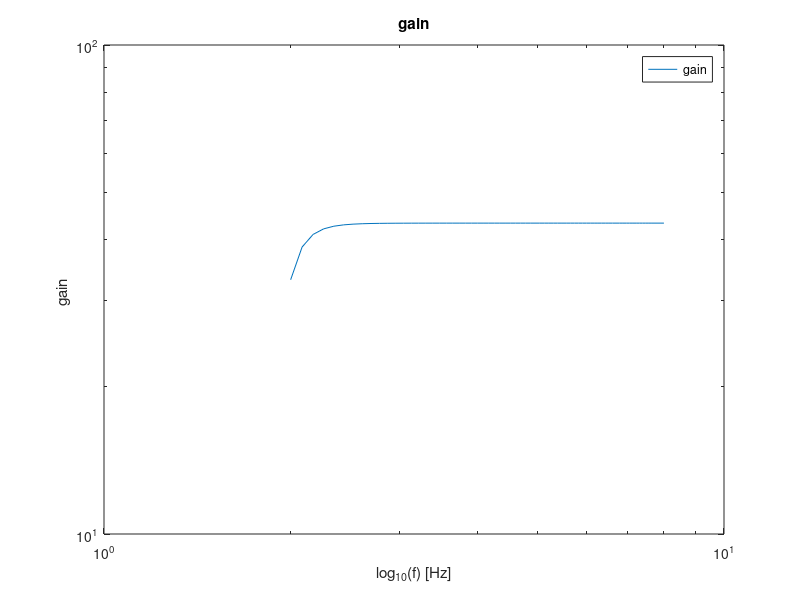
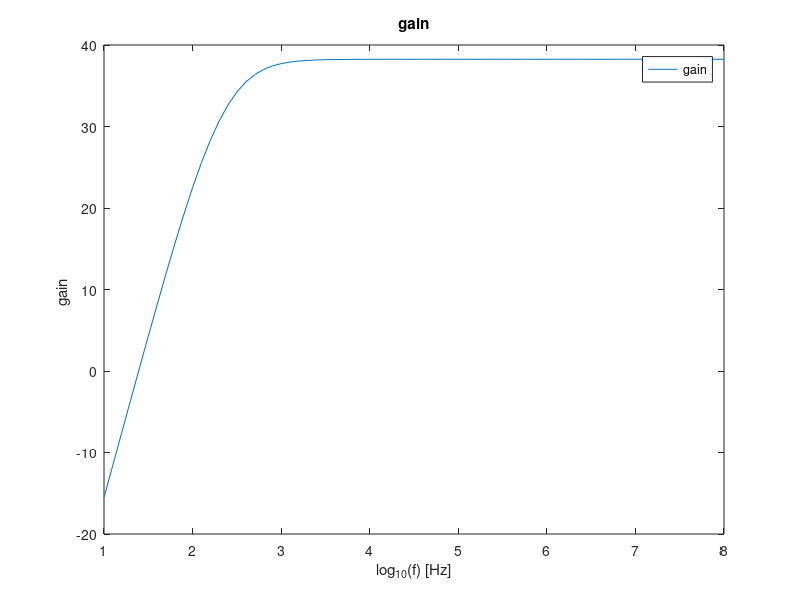

Write the MATLAB code that produced these figures, in order.
%% gain stage

VT=25e-3;
BFN=178.7;
VAFN=69.7;
RE1=300;  %-------------
RC1=1000; %-------------
RB1=80000; %-------------
RB2=20000; %-------------
C = 80e-6; %-------------
VBEON=0.7;
VCC=12;
RS=100;

RB=1/(1/RB1+1/RB2);  % thevenin resistance
VEQ=RB2/(RB1+RB2)*VCC; % thevenin voltage
IB1=(VEQ-VBEON)/(RB+(1+BFN)*RE1);  % current through the base of the first transistor
IC1=BFN*IB1; % current through the collector of the first transistor
IE1=(1+BFN)*IB1;  % current through the emmitor of the first transistor
VE1=RE1*IE1;  % voltage drop in the resistence near the emmitor of the first transistor
VO1=VCC-RC1*IC1;  %output voltage of the gain stage
VCE=VO1-VE1;  % voltage drop of the transistor
%VEB = VEQ-VE1;
VEB = VBEON;

fidCirc1 = fopen("resultados1_v_op.txt","w");
fprintf(fidCirc1," ,V (V)\n");
fprintf(fidCirc1,"VBE1,%f\n",VEB);
fprintf(fidCirc1,"VCE1,%f\n",VCE);
fidCirc1 = fopen("resultados1_i_op.txt","w");
fprintf(fidCirc1," ,I (A)\n");
fprintf(fidCirc1,"IB1,%f\n",IB1);
fprintf(fidCirc1,"IC1,%f\n",IC1);
fprintf(fidCirc1,"IE1,%f\n",IE1);
fclose(fidCirc1);

% incremental analyses
gm1=IC1/VT;
rpi1=BFN/gm1;
ro1=VAFN/IC1;

RSB=RB*RS/(RB+RS);

% AV1 = RSB/RS * RC1*(RE1-gm1*rpi1*ro1)/((ro1+RC1+RE1)*(RSB+rpi1+RE1)+gm1*RE1*ro1*rpi1 - RE1^2);
% AVI_DB = 20*log10(abs(AV1));
% AV1simple = RB/(RB+RS) * gm1*RC1/(1+gm1*RE1);
% AVIsimple_DB = 20*log10(abs(AV1simple));

% RE1=0;  % current goes through the capacitor
% AV1 = RSB/RS * RC1*(RE1-gm1*rpi1*ro1)/((ro1+RC1+RE1)*(RSB+rpi1+RE1)+gm1*RE1*ro1*rpi1 - RE1^2);  % voltage gain
% AVI_DB = 20*log10(abs(AV1));
% AV1simple =  - RSB/RS * gm1*RC1/(1+gm1*RE1);
% AVIsimple_DB = 20*log10(abs(AV1simple));

f = logspace(2,8,70);
w_ = 2*pi*f;
AV1_ = [];
for w=w_
RE1 = RE1/(1+1i*w*RE1*C);
AV1_ = [AV1_ , RSB/RS * RC1*(RE1-gm1*rpi1*ro1)/((ro1+RC1+RE1)*(RSB+rpi1+RE1)+gm1*RE1*ro1*rpi1 - RE1^2)];  % voltage gain
end
AVI_DB = 20*log10(abs(AV1_));
%loglog(f, AVI_DB)
AV1simple =  - RSB/RS * gm1*RC1/(1+gm1*RE1);
AVIsimple_DB = 20*log10(abs(AV1simple));

RE1=100;
ZI1 = 1/(1/RB+1/(((ro1+RC1+RE1)*(rpi1+RE1)+gm1*RE1*ro1*rpi1 - RE1^2)/(ro1+RC1+RE1)));
ZX = ro1*((RSB+rpi1)*RE1/(RSB+rpi1+RE1))/(1/(1/ro1+1/(rpi1+RSB)+1/RE1+gm1*rpi1/(rpi1+RSB)));
ZX = ro1*(   1/RE1+1/(rpi1+RSB)+1/ro1+gm1*rpi1/(rpi1+RSB)  )/(   1/RE1+1/(rpi1+RSB) );
ZO1 = 1/(1/ZX+1/RC1);

RE1=0;
ZI1 = 1/(1/RB+1/(((ro1+RC1+RE1)*(rpi1+RE1)+gm1*RE1*ro1*rpi1 - RE1^2)/(ro1+RC1+RE1)));
ZO1 = 1/(1/ro1+1/RC1);


%% ouput stage
BFP = 227.3;
VAFP = 37.2;
RE2 = 300;
VEBON = 0.7;
VI2 = VO1;
IE2 = (VCC-VEBON-VI2)/RE2;
IC2 = BFP/(BFP+1)*IE2;
IB2 = IE2-IC2;
VO2 = VCC - RE2*IE2;
VCE2 = VO2; %RE2*IE2 + 
VEB2 = -VI2+VO2;

fidCirc2 = fopen("resultados2_v_op.txt","w");
fprintf(fidCirc2," ,V (V)\n");
fprintf(fidCirc2,"VEB2,%f\n",VEB2);
fprintf(fidCirc2,"VEC2,%f\n",VCE2);
fidCirc2 = fopen("resultados2_i_op.txt","w");
fprintf(fidCirc2," ,I (A)\n");
fprintf(fidCirc2,"IB2,%f\n",IB2);
fprintf(fidCirc2,"IC2,%f\n",IC2);
fprintf(fidCirc2,"IE2,%f\n",IE2);
fclose(fidCirc2);

gm2 = IC2/VT;
go2 = IC2/VAFP;
gpi2 = gm2/BFP;
ge2 = 1/RE2;

AV2 = gm2/(gm2+gpi2+go2+ge2);
ZI2 = (gm2+gpi2+go2+ge2)/gpi2/(gpi2+go2+ge2);
ZO2 = 1/(gm2+gpi2+go2+ge2);


%% total
gB = 1/(1/gpi2+ZO1);
AV = (gB+gm2/gpi2*gB)/(gB+ge2+go2+gm2/gpi2*gB)*AV1_;
AV_DB = 20*log10(abs(AV));
ZI=ZI1;
ZO=1/(go2+gm2/gpi2*gB+ge2+gB);

figure
loglog(log10(f), AV_DB)
title('gain')
xlabel('log_1_0(f) [Hz]')
ylabel('gain ')
legend('gain')
print ("gain1.png", "-dpng");

%%
c1 = 1e-6;
c2 = 80e-6;
c3 = 35e-6;
Rpi2 =1/gpi2;
Load = 8;
k = 1;
vin = 0.01;
for t=1:0.1:8
    w = 2*pi*power(10,t);
    Zc1 = 1 ./(j*w*c1);
    Zc2 = 1 ./(j*w*c2);
    Zc3 = 1 ./(j*w*c3);
    ZRE_Cb = 1/(1/RE1+1/Zc2);
    Zeq = 1/(1/RE2+1/(Load+Zc3));
    Ro2 = 300;
    
    A = [RS+Zc1+RB,-RB,0,0,0,0,0;
        -RB,RB+rpi1+ZRE_Cb, 0 , -ZRE_Cb,0,0,0;
        0,rpi1*gm1,1,0,0,0,0;
        0, ZRE_Cb, -ro1, ZRE_Cb+ro1+RC1,-RC1,0,0;
        0,0,0,-RC1, Rpi2+RC1+Zeq,0,-Zeq;
        0,0,0,0,Rpi2*gm2,1,0;
        0,0,0,0,-Zeq,-Ro2,Zeq+Ro2];
    
    B = [vin;0;0;0;0;0;0];
    
    X=A\B;
    Vout = ((X(7))-X(5))*Zeq;
    
    gain(k) = Vout*Load/(Load+Zc3)/vin;
    %gain_DB(k)=20*log10(abs(gain(k)));
    k = k+1;
end

gain_DB=20*log10(abs(gain));
cut_off_val = max(gain_DB)-3;
[~,cut_off] = min(abs(gain_DB-cut_off_val));
%cut_off_f = [f(cut_off), 1+(cut_off-1)*(0.1)]
cut_off_f = f(cut_off);
figure
plot(1:0.1:8, gain_DB);%, 1:10, cut_off_val*ones(1,10))
title('gain')
xlabel('log_1_0(f) [Hz]')
ylabel('gain ')
legend('gain')
print ("gain2.png", "-dpng");

fidImp = fopen("imp.txt","w");
fprintf(fidImp,",Z (ohm)\n");
fprintf(fidImp,"Zi1,%f\n",ZI1);
fprintf(fidImp,"Zi2,%f\n",ZI2);
fprintf(fidImp,"Zi,%f\n",ZI);
fprintf(fidImp,"Zo1,%f\n",ZO1);
fprintf(fidImp,"Zo2,%f\n",ZO2);
fprintf(fidImp,"Zo,%f\n",ZO);
fclose(fidImp);

% fidGain = fopen("imp.txt","w");
% fprintf(fidGain,",Gain\n");
% fprintf(fidGain,"gain1,%f\n",ZI1);
% fprintf(fidGain,"gain2,%f\n",ZI2);
% fclose(fidGain);
